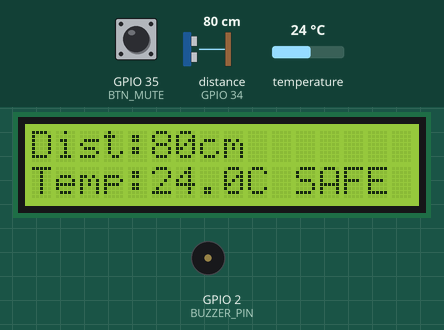
Bench run of a sketch on a simulated ESP32. On the bench: 16×2 character LCD, buzzer (waves = sounding). Wiring (inferred from the names in the program): ultrasonic range finder: trigger GPIO 23; echo GPIO 34. The test bench sets the inputs (shaded band); at power-on: distance to the obstacle (sensor on GPIO 34) 80 cm, GPIO 35 (BTN_MUTE) HIGH, temperature 24 °C. The echo pulse lasts 58.3 µs per cm; what the sketch prints to the serial monitor is not drawn.

Above: at 2.0 s.
2.1 s: distance to the obstacle (sensor on GPIO 34) set to 13 cm
At 2.6 s:
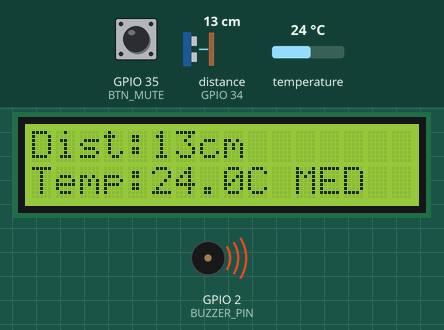
5.1 s: GPIO 35 (BTN_MUTE) pulled LOW for 0.15 s
At 5.7 s:
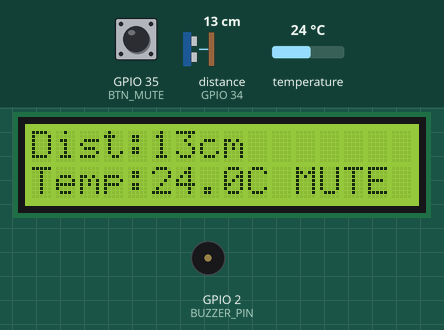
6.7 s: temperature set to 12 °C
At 7.8 s:
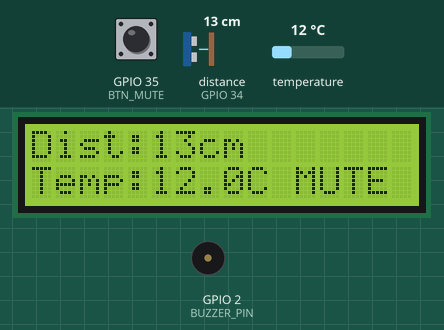
8.2 s: distance to the obstacle (sensor on GPIO 34) set to 35 cm
At 9.4 s:
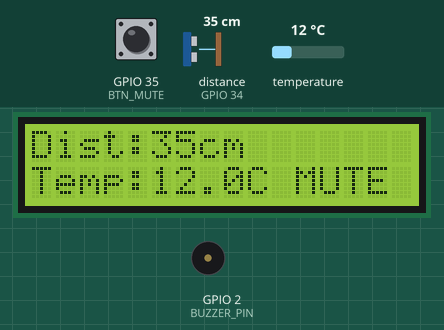
11.2 s: distance to the obstacle (sensor on GPIO 34) set to 20 cm
At 12.3 s:
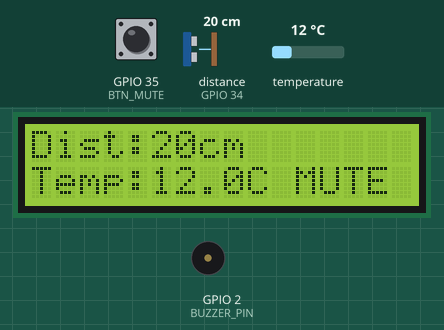
14.2 s: GPIO 35 (BTN_MUTE) pulled LOW for 1 s
At 15.4 s:
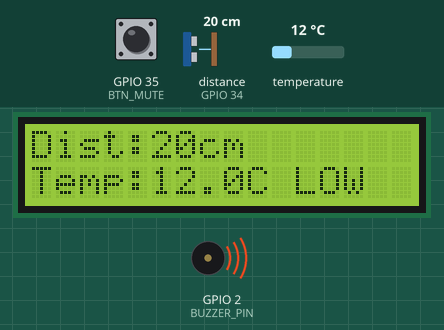
Timing chart, 0 to 17.2 s (numbered marks = the images above; inputs shaded):
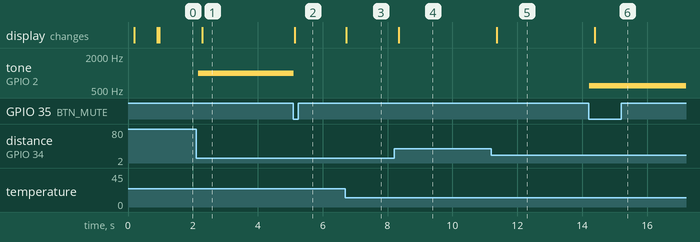

Measured:
- after the input at 2.1 s, tone on GPIO 2 (BUZZER_PIN): silent → 1000 Hz after 0.06 s; the display: changes after 0.18 s (image 1)
- after the input at 5.1 s, tone on GPIO 2 (BUZZER_PIN): 1000 Hz → silent at once; the display: changes at once (image 2)
- after the input at 6.7 s, the display: changes at once (image 3)
- after the input at 8.2 s, the display: changes after 0.14 s (image 4)
- after the input at 11.2 s, the display: changes after 0.16 s (image 5)
- after the input at 14.2 s, tone on GPIO 2 (BUZZER_PIN): silent → 600 Hz at once; the display: changes after 0.18 s (image 6)

The sketch:

project-1_em.ino
```cpp
#include <Arduino.h>              // main Arduino functions
#include <Wire.h>                 // for I2C communication
#include <LiquidCrystal_I2C.h>    // library for the LCD display
#include <Adafruit_Sensor.h>      // needed for the BME280 sensor
#include <Adafruit_BME280.h>      // library for the BME280 temperature sensor

// pins used for lcd, sensor, buzzer and button
#define LCD_SDA    19             // LCD SDA pin
#define LCD_SCL    18             // LCD SCL pin
#define BME_SDA    21             // Bme280 SDA pin
#define BME_SCL    22             // Bme280 SCL pin
#define TRIG_PIN   23             // Ultrasonic trigger pin
#define ECHO_PIN   34             // Ultrasonic echo pin
#define BUZZER_PIN  2             // Buzzer pin
#define BTN_MUTE    35            // Button pin

// lcd setup
#define LCD_ADDR 0x27             // address for the lcd
LiquidCrystal_I2C lcd(LCD_ADDR, 16, 2);   // lcd object with 16 columns and 2 rows


// bme sensor setup
TwoWire I2C_BME = TwoWire(1);     // create second I2C connection
Adafruit_BME280 bme;              // create bme sensor object


// update time for lcd
const unsigned long LCD_INTERVAL = 300;   // time delay between lcd updates
unsigned long lastLcdMs = 0;              // store last lcd update time

// values for ultrasonic sensor
const float SOUND_SPEED_CM_PER_US = 0.0343f;  // sound speed in cm per microsecond
const unsigned long PULSE_TIMEOUT = 35000UL;  // max waiting time for echo pulse

// distance ranges for the tones
const int TH_LOW_MAX  = 23;   // 17–23 cm range
const int TH_MED_MAX  = 16;   // 11–16 cm range
const int TH_HIGH_MAX = 10;   // 10 cm or less

// make states for the program
enum State { SAFE, WARN_LOW, WARN_MED, WARN_HIGH };  // 4 levels of warning
State currentState = SAFE;                            // start with SAFE state

// variable for button interrupt
volatile int muteState = LOW;  // LOW = buzzer active, HIGH = mute

// function runs when button is pressed
void IRAM_ATTR interrupt() {
  muteState = !muteState;   // toggle mute on/off each button press

}

// read distance once from ultrasonic sensor
long readDistanceOnceCm() {
  digitalWrite(TRIG_PIN, LOW);      // make trigger low
  delayMicroseconds(3);             // short delay
  digitalWrite(TRIG_PIN, HIGH);     // send trigger pulse
  delayMicroseconds(12);            // wait a bit
  digitalWrite(TRIG_PIN, LOW);      // stop trigger pulse
  unsigned long dur = pulseIn(ECHO_PIN, HIGH, PULSE_TIMEOUT);  // read echo time
  if (dur == 0) return -1;          // if no signal, return -1
  return (long)((dur * SOUND_SPEED_CM_PER_US) / 2.0f + 0.5f);  // convert to cm

}

// read distance several times and average it
long readDistanceAvgCm(uint8_t samples = 5) {
  long sum = 0; int count = 0;           // make variables for sum and count
  for (uint8_t i = 0; i < samples; i++) { // loop a few times
    long d = readDistanceOnceCm();        // read one distance
    if (d >= 0) { sum += d; count++; }    // add valid readings
   delay(5);                             // short delay between readings
  }
  return (count == 0) ? -1 : (sum / count);  // return average distance
}

void setup() {
  Serial.begin(115200);        // start serial monitor
  delay(100);                  // short delay

  // lcd start and message
  Wire.begin(LCD_SDA, LCD_SCL);    // start I2C for lcd
  lcd.init();                      // initialize lcd
  lcd.backlight();                 // turn on lcd light
  lcd.clear();                     // clear screen
  lcd.setCursor(0,0);              // set to first row
  lcd.print("Car Warning Sys");    // show title
  lcd.setCursor(0,1);              // go to second row
  lcd.print("Init...");            // print initializing
  delay(700);                      // wait a bit
  lcd.clear();                     // clear screen

  // start bme280 sensor
  I2C_BME.begin(BME_SDA, BME_SCL);           // start I2C for bme280
  bool ok = bme.begin(0x76, &I2C_BME);       // try address 0x76
  if (!ok) ok = bme.begin(0x77, &I2C_BME);   // if not, try 0x77
  if (!ok) Serial.println("BME280 NOT FOUND");  // print if not connected

  // setup pins
  pinMode(TRIG_PIN, OUTPUT);   // trigger pin as output
  pinMode(ECHO_PIN, INPUT);    // echo pin as input
  pinMode(BUZZER_PIN, OUTPUT); // buzzer as output
  pinMode(BTN_MUTE, INPUT_PULLUP); // button with pull-up resistor

  // connect button interrupt
  attachInterrupt(digitalPinToInterrupt(BTN_MUTE), interrupt, FALLING);  // run interrupt() when button pressed
  Serial.println("Setup done.");   // show setup complete

}

void loop() {
  // read distance and temperature
  long distance = readDistanceAvgCm(5);  // get average distance
  float tempC   = bme.readTemperature(); // read temperature

  // choose state based on distance
  State newState;
  if (distance < 0 || distance > TH_LOW_MAX) newState = SAFE;      // too far
  else if (distance <= TH_HIGH_MAX)          newState = WARN_HIGH;  // very close
  else if (distance <= TH_MED_MAX)           newState = WARN_MED;   // medium
  else                                       newState = WARN_LOW;   // low warning
  if (newState != currentState) currentState = newState;   // update state

  // control buzzer sound
  if (muteState == HIGH) {         // if mute is on
    noTone(BUZZER_PIN);            // stop buzzer
  } else {                         // if mute is off
    switch (currentState) {        // check which state we are in
      case WARN_HIGH: tone(BUZZER_PIN, 2000); break;  //  high tone
      case WARN_MED:  tone(BUZZER_PIN, 1000); break;  //  mid tone
      case WARN_LOW:  tone(BUZZER_PIN, 600);  break;  //  low tone
      case SAFE:      noTone(BUZZER_PIN);     break;  // safe no sound
    }
  }

  // update lcd every 300 ms
  unsigned long now = millis();                  // get current time
  if (now - lastLcdMs >= LCD_INTERVAL) {         // if time passed
    lastLcdMs = now;                             // save new time
    lcd.clear();                                 // clear lcd
    lcd.setCursor(0,0);                          // first line
    if (distance < 0) lcd.print("Dist: --- cm "); // show  if no reading
    else {
      lcd.print("Dist:"); lcd.print(distance); lcd.print("cm "); // show distance
    }
    lcd.setCursor(0,1);                          // second line
    lcd.print("Temp:");                          // show temperature
    lcd.print(tempC, 1);
    lcd.print("C ");
    lcd.print(muteState == HIGH ? "MUTE" : (     // show mute or state
      currentState==SAFE?"SAFE":
      currentState==WARN_LOW?"LOW":
      currentState==WARN_MED?"MED":"HIGH"
    ));
    // show same info in serial monitor
    Serial.print("Dist="); Serial.print(distance); Serial.print("cm ");
    Serial.print("State=");
    Serial.print(currentState==SAFE?"SAFE":
      currentState==WARN_LOW?"LOW":
      currentState==WARN_MED?"MED":"HIGH");
    Serial.print("  Mute=");
    Serial.println(muteState==HIGH?"ON":"OFF");
  }
}
```
